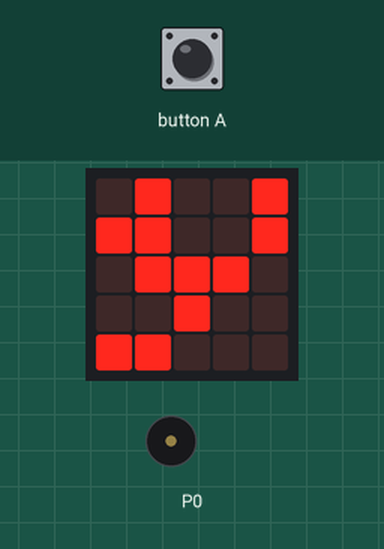
Recording of a program running on a simulated BBC micro:bit running MicroPython. On the bench: the board's 5×5 LED display, buzzer (waves = sounding). The inputs (shaded band) are chosen by the test bench.

Above: at 1.2 s.
1.3 s: button A pressed for 0.15 s
At 1.56 s:
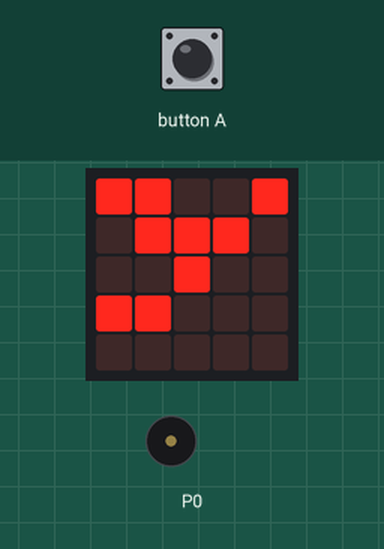
At 1.91 s:
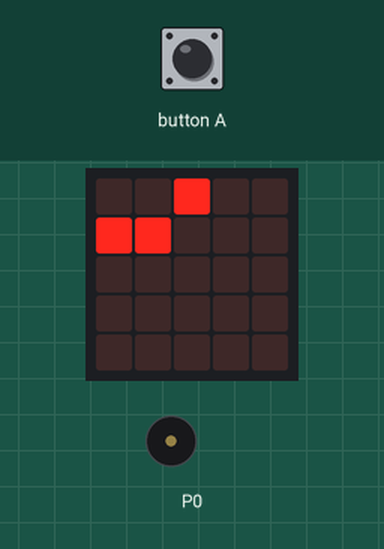
Timing chart, 0 to 4.3 s (numbered marks = the images above; inputs shaded):
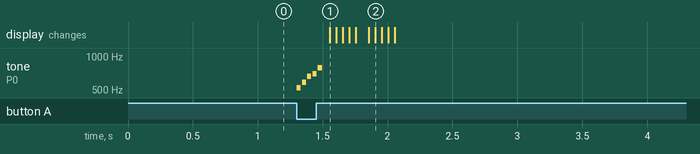

The program:

kanguru.py
```python
from microbit import *
import music

kangaroo = Image("09009:"
                 "99009:"
                 "09990:"
                 "00900:"
                 "99000:")
display.show(kangaroo)
while True:
    if button_a.was_pressed():
        music.set_tempo(bpm=360)
        music.play(music.JUMP_UP)
        for row in range(0,6):
            display.show(kangaroo.shift_up(row))
            sleep(50)
        for row in reversed(range(0,6)):

            display.show(kangaroo.shift_down(-row))
            sleep(50)
            
```

Measured:
- after the input at 1.3 s, tone on P0: plays 523 Hz for 0.03 s, 587 Hz for 0.03 s, 659 Hz for 0.03 s, 698 Hz for 0.03 s, 784 Hz for 0.03 s, starting at once; the display: changes after 0.26 s (image 1)
